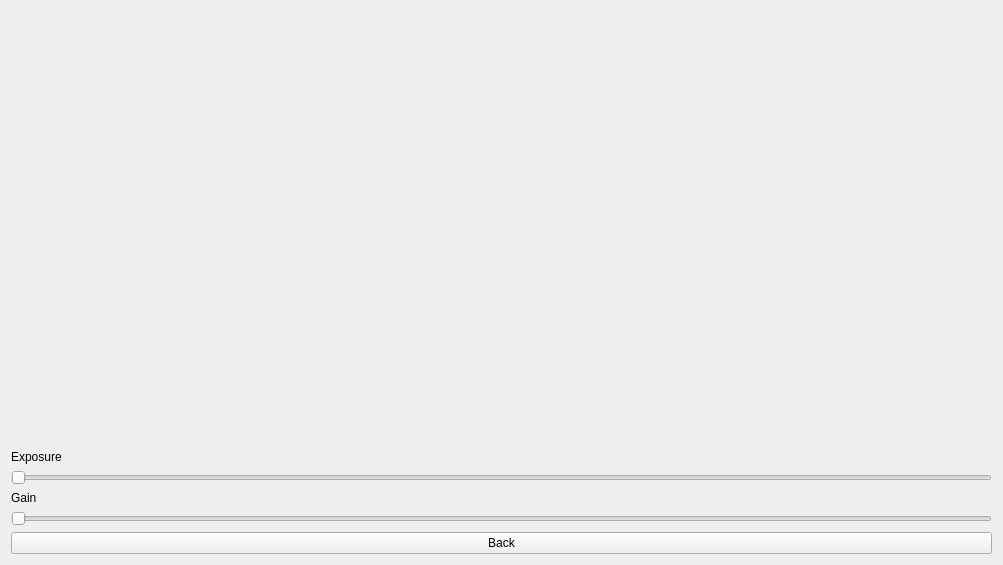
<?xml version="1.0" encoding="UTF-8"?>
<ui version="4.0">
 <class>CamerasTestView</class>
 <widget class="QWidget" name="CamerasTestView">
  <property name="geometry">
   <rect>
    <x>0</x>
    <y>0</y>
    <width>1003</width>
    <height>565</height>
   </rect>
  </property>
  <property name="windowTitle">
   <string>Form</string>
  </property>
  <layout class="QGridLayout" name="gridLayout">
   <item row="0" column="0">
    <widget class="CameraStreamWidget" name="leftCameraWidget" native="true"/>
   </item>
   <item row="0" column="1">
    <widget class="CameraStreamWidget" name="rightCameraWidget" native="true"/>
   </item>
   <item row="2" column="0" colspan="2">
    <widget class="QSlider" name="exposureSlider">
     <property name="orientation">
      <enum>Qt::Orientation::Horizontal</enum>
     </property>
    </widget>
   </item>
   <item row="5" column="0" colspan="2">
    <widget class="QSlider" name="gainSlider">
     <property name="orientation">
      <enum>Qt::Orientation::Horizontal</enum>
     </property>
    </widget>
   </item>
   <item row="6" column="0" colspan="2">
    <widget class="QPushButton" name="backBtn">
     <property name="text">
      <string>Back</string>
     </property>
    </widget>
   </item>
   <item row="4" column="0" colspan="2">
    <widget class="QLabel" name="label_2">
     <property name="sizePolicy">
      <sizepolicy hsizetype="Preferred" vsizetype="Fixed">
       <horstretch>0</horstretch>
       <verstretch>0</verstretch>
      </sizepolicy>
     </property>
     <property name="text">
      <string>Gain</string>
     </property>
    </widget>
   </item>
   <item row="1" column="0" colspan="2">
    <widget class="QLabel" name="label">
     <property name="sizePolicy">
      <sizepolicy hsizetype="Preferred" vsizetype="Fixed">
       <horstretch>0</horstretch>
       <verstretch>0</verstretch>
      </sizepolicy>
     </property>
     <property name="text">
      <string>Exposure</string>
     </property>
    </widget>
   </item>
  </layout>
 </widget>
 <customwidgets>
  <customwidget>
   <class>CameraStreamWidget</class>
   <extends>QWidget</extends>
   <header location="global">Views/Components/CameraStreamWidget.h</header>
   <container>1</container>
  </customwidget>
 </customwidgets>
 <resources/>
 <connections/>
</ui>
